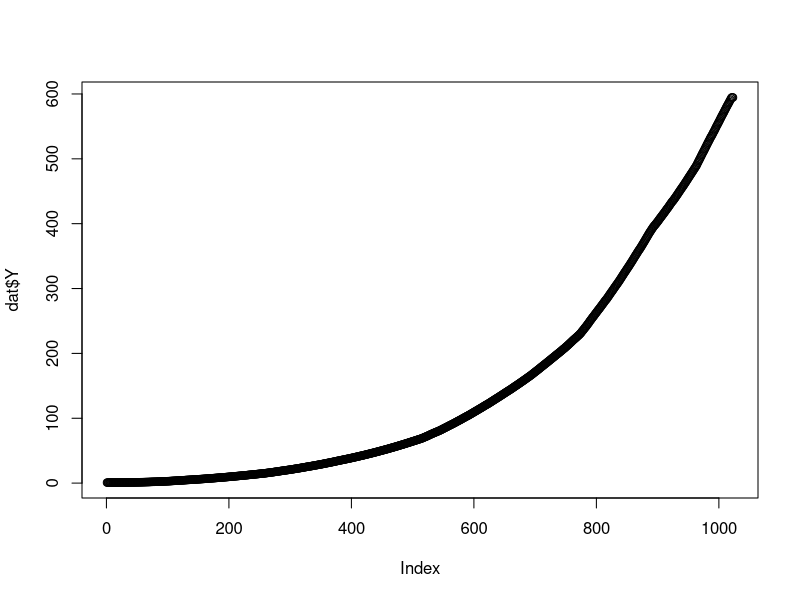

Recreate this plot in R.
# monitor_measurement.R
#
# content: (1) read data of full monitor measurement
#          (2) find stimuli you want to use for exp
#
# last mod: Feb/23/2012, NU

###### (1) read data of full monitor measurement ######
dat0 <- read.table("depth_monitor20120217_1438.txt", sep=",")
names(dat0) <- c("R","G","B","x","y","Y",paste("l", 1:36, sep=""))
dat <- aggregate(as.matrix(dat0) ~ R + G + B, dat0, mean)
for (i in 1:3) dat[,4] <- NULL
names(dat) <- c("R","G","B","x","y","Y",paste("l", 1:36, sep=""))
dat <- dat[order(dat$R, dat$G, dat$B),]

# plot
plot(dat$Y)
rownames(dat) <- NULL

###### (2) find stimuli you want to use for exp ######

dat[350:450,1:6]

